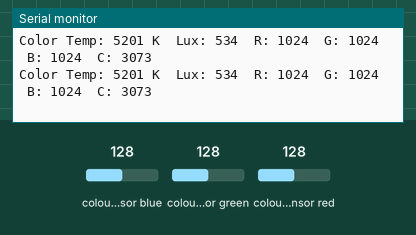
This sketch was run on a simulated Arduino Uno, built with avr-gcc and run on an emulated ATmega328P. On the bench: the last lines printed to the serial monitor. The test bench sets the inputs (shaded band); at power-on: colour sensor blue 128, colour sensor green 128, colour sensor red 128.

Above: at 1.2 s.
1.3 s: colour sensor blue set to 5
At 1.31 s:
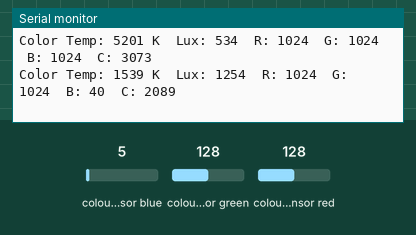
2.8 s: colour sensor green set to 5
At 2.82 s:
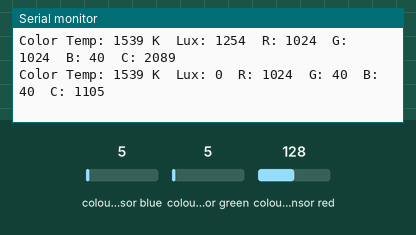
4.3 s: colour sensor red set to 5
At 4.33 s:
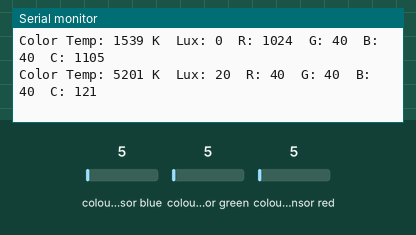
Timing chart, 0 to 7.3 s (numbered marks = the images above; inputs shaded):
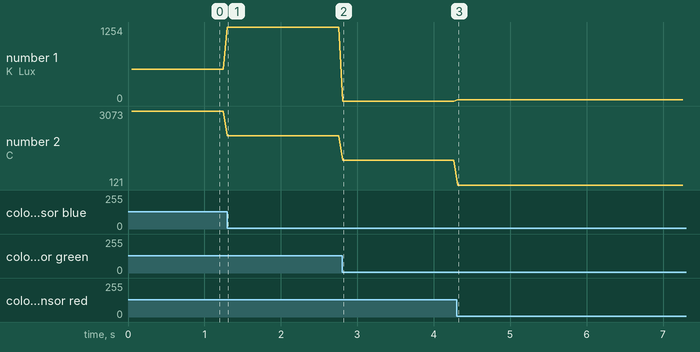

The sketch:

U009.ino
```cpp
// Farben-Sensor mit TCS34725 Chip
// - https://docs.m5stack.com/en/unit/COLOR
// - https://github.com/adafruit/Adafruit_TCS34725

// GROVE PORT (UNIVERSAL):
// 1 GPIO1, TWI(SCL), UART(RX)
// 2 GPIO2, TWI(SDA), UART(TX)
// 3 +5V
// 4 GND

//-------------------------------------------------------------------
#include <Adafruit_TCS34725.h>

//-------------------------------------------------------------------
/* Initialise with default values (int time = 2.4ms, gain = 1x) */
// Adafruit_TCS34725 tcs = Adafruit_TCS34725();

/* Initialise with specific int time and gain values */
Adafruit_TCS34725 tcs = Adafruit_TCS34725(TCS34725_INTEGRATIONTIME_614MS, TCS34725_GAIN_1X);

//-------------------------------------------------------------------
void setup(void)
{
  Serial.begin(115200);

  while (tcs.begin() == false) {
    Serial.print(".");
    delay(1000);
  }
}

//-------------------------------------------------------------------
void loop(void)
{
  uint16_t r, g, b, c, colorTemp, lux;

  tcs.getRawData(&r, &g, &b, &c);

  // colorTemp = tcs.calculateColorTemperature(r, g, b);
  colorTemp = tcs.calculateColorTemperature_dn40(r, g, b, c);

  lux = tcs.calculateLux(r, g, b);

  Serial.print("Color Temp: ");
  Serial.print(colorTemp);
  Serial.print(" K\t");

  Serial.print("Lux: ");
  Serial.print(lux);
  Serial.print("\t");

  Serial.print("R: ");
  Serial.print(r);
  Serial.print("\t");

  Serial.print("G: ");
  Serial.print(g);
  Serial.print("\t");

  Serial.print("B: ");
  Serial.print(b);
  Serial.print("\t");

  Serial.print("C: ");
  Serial.print(c);
  Serial.println("");

  //delay(100);
}
```

Measured:
- after the input at 1.3 s, the serial monitor: prints a new line at once (image 1)
- after the input at 2.8 s, the serial monitor: prints a new line at once (image 2)
- after the input at 4.3 s, the serial monitor: prints a new line at once (image 3)
- plotted number 1: 534 → 1254 after the input at 1.3 s, 1254 → 0 after the input at 2.8 s, 0 → 20 after the input at 4.3 s
- plotted number 2: 3073 → 2089 after the input at 1.3 s, 2089 → 1105 after the input at 2.8 s, 1105 → 121 after the input at 4.3 s
